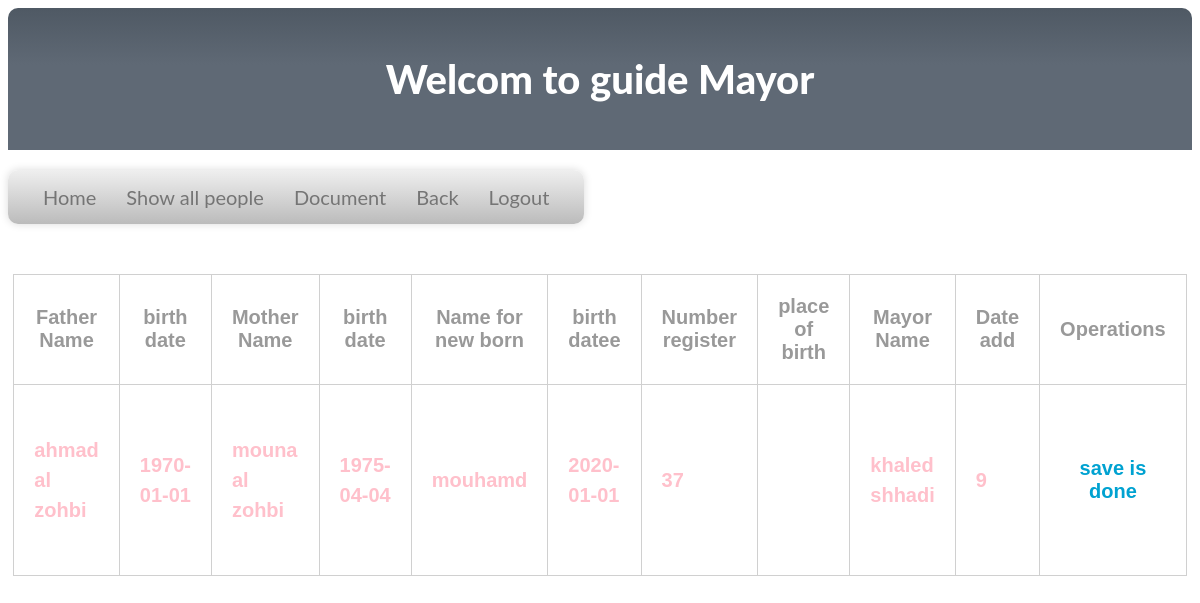
/showbirth.php?id=9, run on the app's committed database.
### tables this page shows
CREATE TABLE IF NOT EXISTS `birth` (
  `id` int(11) NOT NULL AUTO_INCREMENT,
  `fn` varchar(70) NOT NULL,
  `fbirth` date NOT NULL,
  `mn` varchar(70) NOT NULL,
  `mbirth` date NOT NULL,
  `newborn` varchar(70) NOT NULL,
  `bbirth` date NOT NULL,
  `nbr` int(11) NOT NULL,
  `placebirth` varchar(30) NOT NULL,
  `namemayor` varchar(30) NOT NULL,
  `addressmayor` int(11) NOT NULL,
  `date` date NOT NULL,
  `deletee` varchar(10) NOT NULL DEFAULT 'false',
  PRIMARY KEY (`id`)
);

### src/showbirth.php (the view, shortened to what this page needs)
<!DOCTYPE html>
<html>
<head>
  <link rel="stylesheet" type="text/css" media="screen" href="main.css" />
</head>
<body>
<div class="header" >
<h1> Welcom to guide Mayor </h1>
</div>
<nav >
	<ul>
		<li><a href="officer.php">Home</a></li>
		<li><a href="ppltown.php">Show all people</a>
		</li>
		<li><a href="#">Document   </a>
		</li>
		<li><a href="obirth.php">Back</a></li>
		<li><a href="logout.php">Logout</a></li>
	</ul>
</nav>
<center>
<center>
 <div id="content">
    <table align="center">
    <th>Father Name</th>
    <th>birth date</th>
    <th>Mother Name</th>
    <th>birth date</th>
    <th>Name  for new born</th>
    <th>birth datee</th>
    <th>Number register</th>
    <th>place of birth</th>
    <th>Mayor Name</th>
    <th>Date add</th>
    <th colspan="2">Operations</th>
   <?php
        $idd = $_GET['id'];
    $conn= mysqli_connect("localhost", "root","", "guide");
 $sql_queryn="SELECT * FROM birth where 	addressmayor='$idd' && deletee='true'  ";
 $resultn=mysqli_query($conn,$sql_queryn);
 while($row2=mysqli_fetch_row($resultn))
 {
  ?>
        <tr>
   <td><?php echo  "<p style='color:pink;'>".$row2[1]."</p>"; ?></td>
     <td><?php echo "<p style='color:pink;'>".$row2[2]."</p>"; ?></td>
     <td><?php echo  "<p style='color:pink;'>".$row2[3]."</p>"; ?></td>
     <td><?php echo "<p style='color:pink;'>".$row2[4]."</p>"; ?></td>
     <td><?php echo  "<p style='color:pink;'>".$row2[5]."</p>"; ?></td>
     <td><?php echo "<p style='color:pink;'>".$row2[6]."</p>"; ?></td>
     <td><?php echo  "<p style='color:pink;'>".$row2[7]."</p>"; ?></td>
     <td><?php echo  "<p style='color:pink;'>".$row2[8]."</p>"; ?></td>
     <td><?php echo  "<p style='color:pink;'>".$row2[9]."</p>"; ?></td>
     <td><?php echo "<p style='color:pink;'>".$row2[10]."</p>"; ?></td>
  <td align="center">
  <a href="<?php echo "#" ?>"
  >save is done</a>
   </td>
        </tr>
        <?php
 }
 ?>
    </table>
    </div>
</center>
</body>
</html>

### src/css/main.css (style rules this page uses)
body { font-size: 20px; color: #212529; font-family: 'Lato', 'Times New Roman', serif; }
p { line-height: 1.5; margin: 30px 0; }
h1, h2, h3, h4, h5, h6 { font-weight: 800; font-family: 'Lato', 'Helvetica Neue', Helvetica, Arial, sans-serif; }
a { color: #212529; -webkit-transition: all 0.2s; -moz-transition: all 0.2s; transition: all 0.2s; }

### src/showbirth.php (style rules this page uses)
nav ul { background: #efefef; background: linear-gradient(top, #efefef 0%, #bbbbbb 100%); background: -moz-linear-gradient(top, #efefef 0%, #bbbbbb 100%); background: -webkit-linear-gradient(top, #efefef 0%,#bbbbbb 100%); box-shadow: 0px 0px 9px rgba(0,0,0,0.15); padding: 0 20px; border-radius: 10px; list-style: none; position: relative; display: inline-table; }
nav ul:after { content: ""; clear: both; display: block; }
nav ul li { float: left; }
nav ul li a { display: block; padding:15px ; color: #757575; text-decoration: none; }
.header { color: white; background: #4b545f; background: linear-gradient(top, #4f5964 0%, #5f6975 40%); background: -moz-linear-gradient(top, #4f5964 0%, #5f6975 40%); background: -webkit-linear-gradient(top, #4f5964 0%,#5f6975 40%); text-align: center; border-radius: 10px 10px 0px 0px; padding:20px; }
table { width:80%; font-family:Tahoma, Geneva, sans-serif; font-weight:bolder; color:#999; margin-bottom:80px; }
table a { text-decoration:none; color:#00a2d1; }
table,td,th { border-collapse:collapse; border:solid #d0d0d0 1px; padding:20px; }

### data on the page
birth: fn "ahmad al zohbi", fbirth "1970-01-01", mn "mouna al zohbi", mbirth "1975-04-04", newborn "mouhamd", bbirth "2020-01-01", nbr "37", namemayor "khaled shhadi", addressmayor "9"
